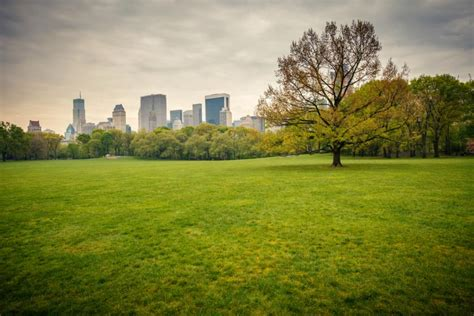
#> input picture Photos/park.jpeg, 474 x 316 px
$ python contour.py
#> lines starting #> are read from the running program, lines starting #| are printed output that depends on the picture; after the words box and inside, x2 and y2 are one past the last pixel; in counts of white or black regions, pixels touching at a corner belong together
import cv2 as cv
import numpy as np

img = cv.imread("Photos/park.jpeg")
#> img is the input picture: shape (316, 474, 3); mean B, G, R 68.9, 130.9, 129
cv.imshow("Img", img)

blank = np.zeros(img.shape, dtype="uint8")
cv.imshow("Blank", blank)

gray = cv.cvtColor(img, cv.COLOR_BGR2GRAY)
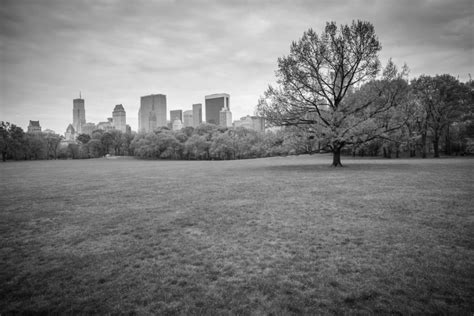
#> gray: shape (316, 474); min 2, max 253, mean 123.2
cv.imshow("Gray", gray)

blur = cv.GaussianBlur(gray, (5, 5), cv.BORDER_DEFAULT)
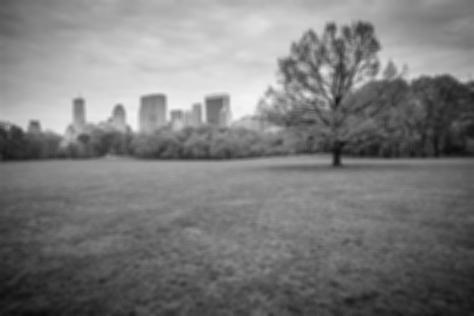
#> blur: shape (316, 474); min 12, max 244, mean 123.2

canny = cv.Canny(blur, 125, 170)
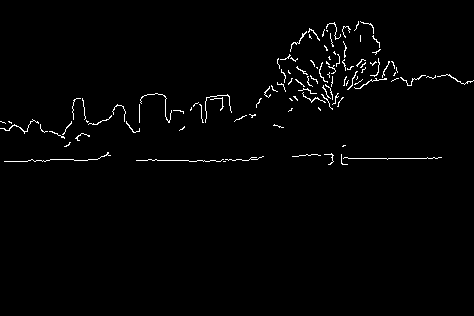
#> canny: shape (316, 474); 1.5% white in thin lines or dots, all inside (x1, y1, x2, y2) = (0, 21, 474, 165)
cv.imshow("Canny", canny)

contours, hierarchies = cv.findContours(canny, cv.RETR_LIST, cv.CHAIN_APPROX_NONE)
#> contours = 106 contours, all with area under 20
print(f"{len(contours)} contours found")
#| 106 contours found

cv.drawContours(blank, contours, -1, (0, 0, 255), 2)
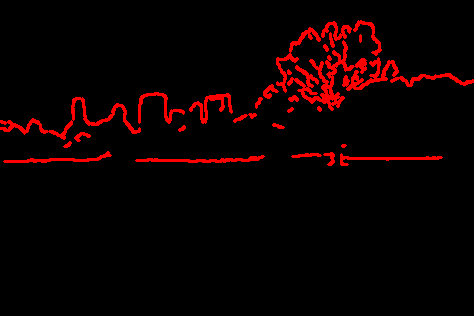
#> blank: shape (316, 474, 3); mean of channels 0, 1, 2 0, 0, 12.1; drawn as B, G, R
cv.imshow("Contours Drawn", blank)

cv.waitKey(0)

$ run again, with Photos/dog1.jpeg copied over Photos/park.jpeg
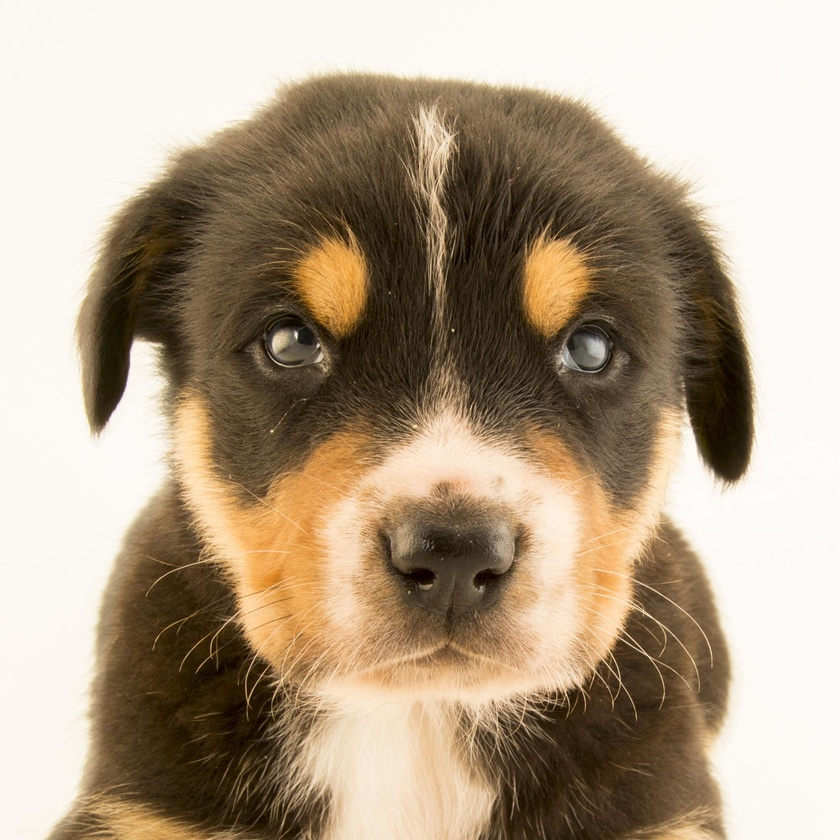
#> input picture Photos/dog1.jpeg, 840 x 840 px, shrunk from 1900 x 1900 before the run
#> img is the input picture: shape (840, 840, 3); mean B, G, R 137.9, 159.5, 177
#> `canny = cv.Canny(blur, 125, 170)`:
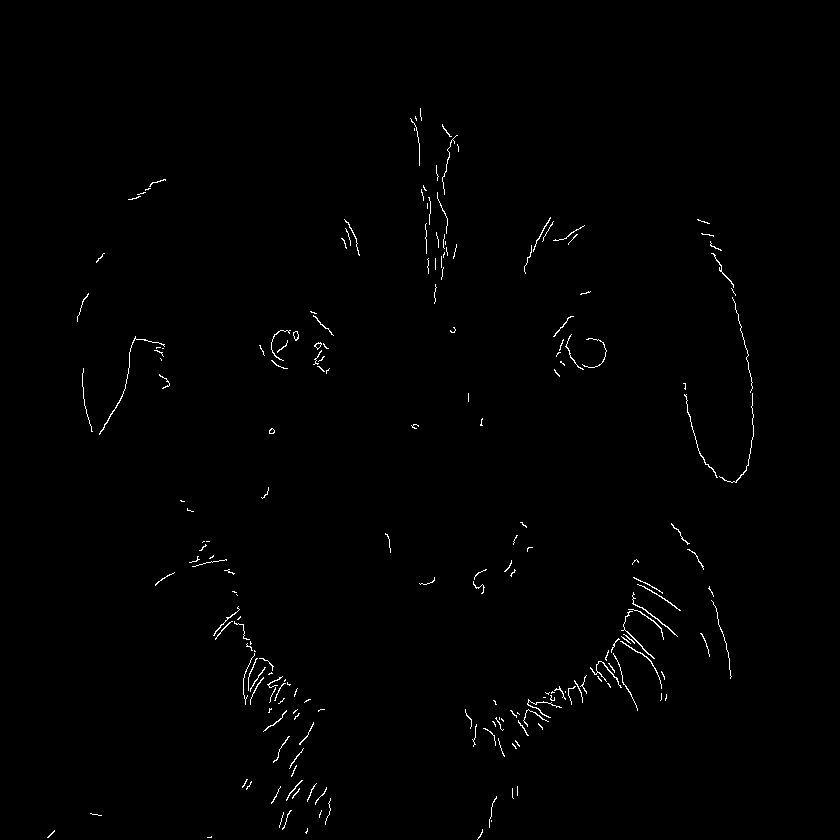
#> canny: shape (840, 840); 0.7% white in thin lines or dots, all inside (x1, y1, x2, y2) = (47, 108, 754, 840)
#> contours = 206 contours, 193 with area under 20; largest, box (x1, y1, x2, y2) and area: (293, 331, 299, 341) 33, (632, 592, 678, 637) 32, (621, 611, 655, 659) 30, (99, 336, 165, 435) 29, (293, 331, 299, 340) 28
#| 206 contours found
#> `cv.drawContours(blank, contours, -1, (0, 0, 255), 2)`:
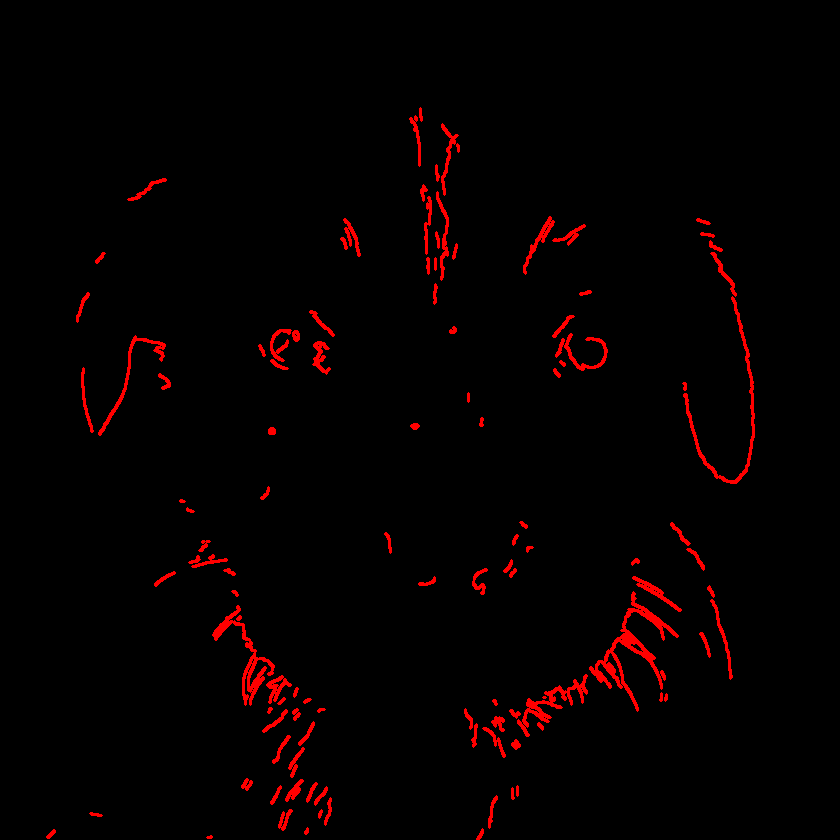
#> blank: shape (840, 840, 3); mean of channels 0, 1, 2 0, 0, 5.8; drawn as B, G, R

$ run again, with Photos/dog2.jpeg copied over Photos/park.jpeg
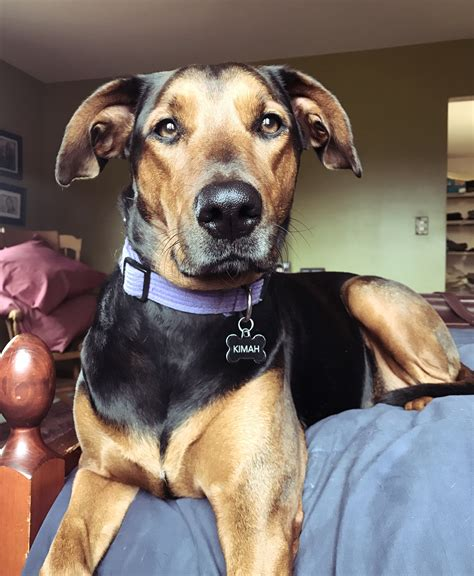
#> input picture Photos/dog2.jpeg, 474 x 576 px
#> img is the input picture: shape (576, 474, 3); mean B, G, R 103, 110.5, 123.5
#> `canny = cv.Canny(blur, 125, 170)`:
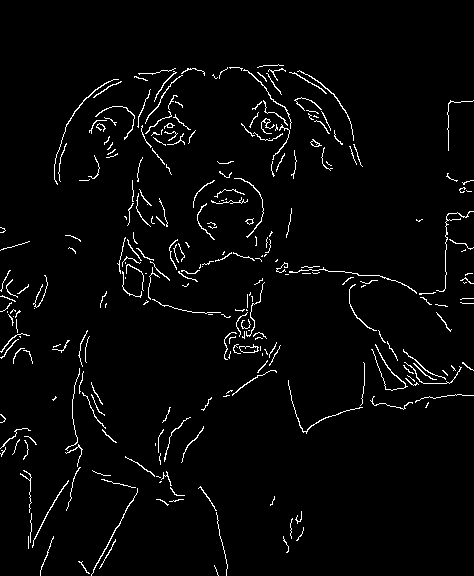
#> canny: shape (576, 474); 2.9% white in thin lines or dots, all inside (x1, y1, x2, y2) = (0, 64, 474, 576)
#> contours = 279 contours, 256 with area under 20; largest, box (x1, y1, x2, y2) and area: (239, 344, 259, 353) 98, (239, 346, 258, 353) 90, (91, 488, 138, 576) 37, (54, 79, 119, 185) 36, (310, 139, 322, 147) 36
#| 279 contours found
#> `cv.drawContours(blank, contours, -1, (0, 0, 255), 2)`:
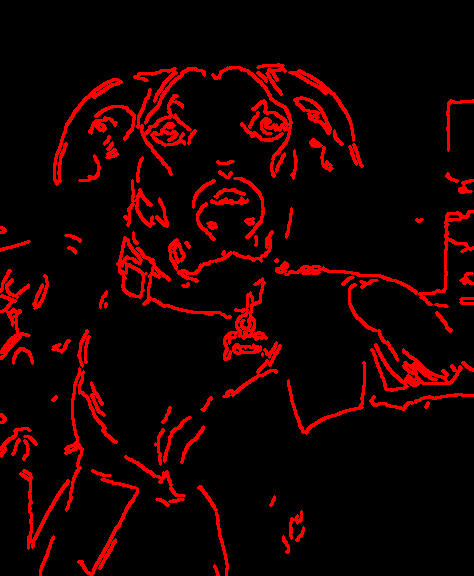
#> blank: shape (576, 474, 3); mean of channels 0, 1, 2 0, 0, 24; drawn as B, G, R

$ run again, with Photos/dog3.jpeg copied over Photos/park.jpeg
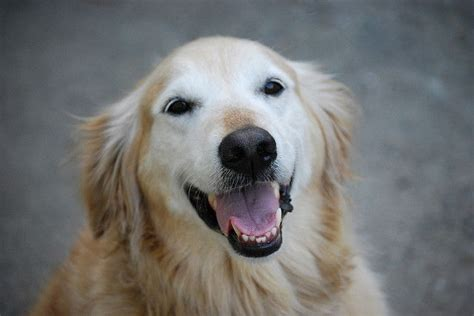
#> input picture Photos/dog3.jpeg, 474 x 316 px
#> img is the input picture: shape (316, 474, 3); mean B, G, R 113.8, 114.8, 114.8
#> `canny = cv.Canny(blur, 125, 170)`:
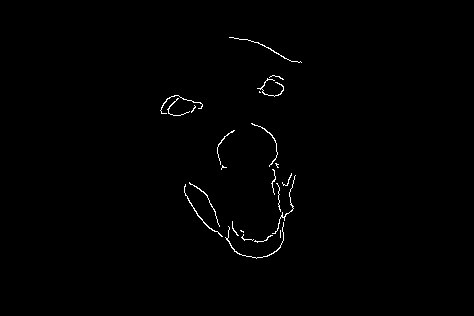
#> canny: shape (316, 474); 0.66% white in thin lines or dots, all inside (x1, y1, x2, y2) = (160, 37, 302, 259)
#> contours = 23 contours, 21 with area under 20; largest, box (x1, y1, x2, y2) and area: (184, 184, 223, 237) 28, (225, 222, 284, 259) 22
#| 23 contours found
#> `cv.drawContours(blank, contours, -1, (0, 0, 255), 2)`:
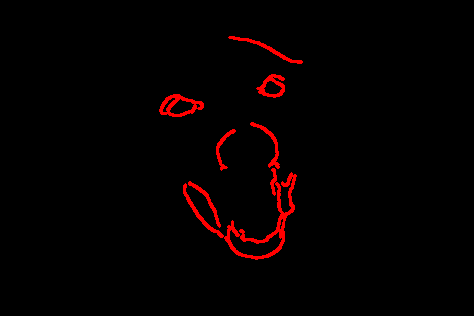
#> blank: shape (316, 474, 3); mean of channels 0, 1, 2 0, 0, 5.4; drawn as B, G, R
